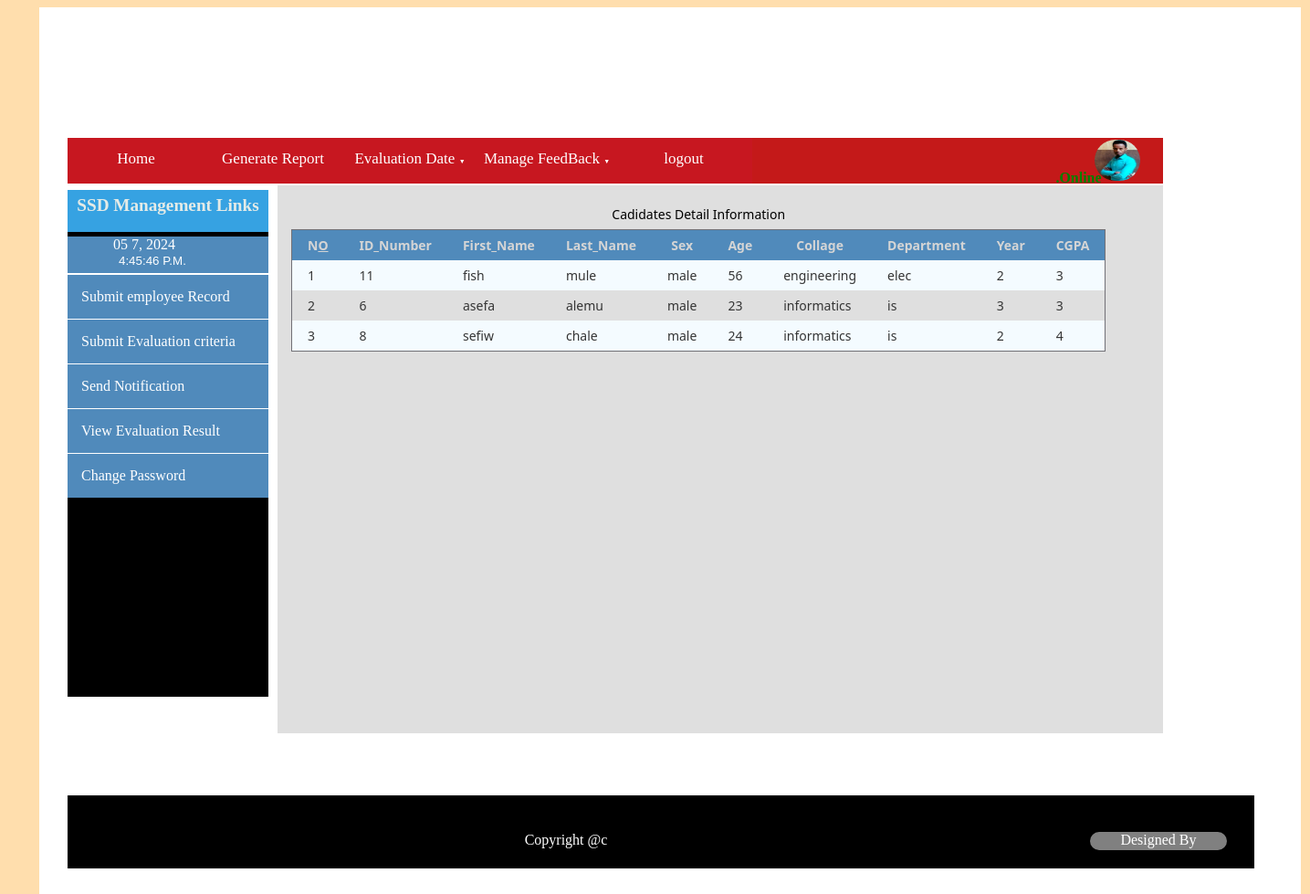
The app's page /ssd/viewcandidate.php (signed in) with its own data.
### tables this page shows
CREATE TABLE IF NOT EXISTS `requesttable` (
  `Student_ID` varchar(30) NOT NULL,
  `fname` varchar(15) NOT NULL,
  `lname` varchar(15) NOT NULL,
  `sex` varchar(10) NOT NULL,
  `age` int(11) NOT NULL,
  `collage` varchar(30) NOT NULL,
  `department` varchar(30) NOT NULL,
  `year` varchar(10) NOT NULL,
  `cgpa` float NOT NULL,
  `username` varchar(30) NOT NULL,
  `password` longtext NOT NULL,
  `requesttype` varchar(20) NOT NULL,
  `votestatus` varchar(20) NOT NULL,
  `photo` longtext NOT NULL,
  `approved` varchar(20) NOT NULL,
  `date` datetime NOT NULL,
  PRIMARY KEY (`Student_ID`)
);

### ssd/viewcandidate.php (the view, shortened to what this page needs)
<?php
if(isset($_SESSION['username'])&&isset($_SESSION['password']))
	{
?>
<html>
<link  href="../css/allcss.css" rel="stylesheet" type="text/css"/>
<head>
</head>
<body style="background-color: #FFDEAD">
<div id="container">
		<div id="header">
		</div>
		<div id="menu">
		<?php
include("../ssd/ssdmenu.php");
		?>
	</div>
				<div id="leftside">
					<div id="applyside">
						<?php
							include("../ssd/ssdsidemenu.php");
					   ?>
					</div>
				</div>
				<div id="content">
		<?php
$result=mysql_query("select * from requesttable WHERE requesttype='Candidate'");
if(mysql_num_rows($result)>0)
{
	?>
	<table class="data-table" style="margin-left: 15px;margin-right: 15px;margin-top: 15px;">
		<caption class="title">Cadidates Detail Information</caption>
		<thead style="height: 20px;">
			<tr>
			    <th>N<u>O</u></th>
				<th>ID_Number</th>
				<th>First_Name</th>
				<th>Last_Name</th>
				<th>Sex</th>
				<th>Age</th>
				<th>Collage</th>
				<th>Department</th>
				<th>Year</th>
				<th>CGPA</th>
			</tr>
		</thead>
		<?php
		$nuber=1;
		while($row=mysql_fetch_array($result))
				{
					echo '<tr>
					<td>'.$nuber.'</td>
					<td>'.$row['Student_ID'].'</td>
					<td>'.$row['fname'].'</td>
					<td>'.$row['lname'].'</td>
					<td>'.$row['sex'].'</td>
					<td>'.$row['age'].'</td>
					<td>'.$row['collage'].'</td>
					<td>'.$row['department'].'</td>
					<td>'.$row['year'].'</td>
					<td>'.$row['cgpa'].'</td>
				</tr>';
				$nuber++;
		}
		?>
	</table>
	<?php
	}
	else
	print "<font color=red><b>No New Student Data is found</b></font>";
	?>
		    </div>
		<div id="footer">
			<?php
			include("../footer.php");
			?>
	</div>
	<?php
	}
	else
	{
		header("location:../index.php");
	}?>
	</div>
</body>
</html>

### css/allcss.css (style rules this page uses)
body { background-size: cover; background-color: #fff; }
#header { height: 110px; width: 1200px; border: 5px; }
#container { padding-bottom: 30px; padding-top: 30px; padding-left: 30px; margin-left: 35px; height: auto; width: 1350px; background-color: #fff; border:1px Solid #ffffff; display:block; margin-bottom: -10px; }
#leftside { background-color: #000000; width: 220px; height: 550px; float: left; margin-top: 10px; }
#content { background-color: #443f3f; width: 970px; height: 600px; margin-left: 230px; margin-top: 7px; overflow-x: hidden; overflow-y: hidden; }
#footer { margin-top: 68px; width: 1300px; height: 80px; background-color:black; }
#menu { margin-top: 1px; height: 50px; width: 1200px; text-align: center; margin: 2px auto; BACKGROUND-COLOR:#c41919 ; float: left; line-height: 45px; }

### ssd/viewcandidate.php (style rules this page uses)
#content { background-color: #dfdfdf; width: 970px; height: 600px; margin-left: 230px; margin-top: 7px; overflow-x: scroll; overflow-y: scroll; }
table { border: 1px solid #717076; margin: auto; font-family: "Lucida Sans Unicode", "Lucida Grande", "Segoe Ui"; font-size: 12px; }
table td { transition: all .5s; }
.data-table { border-collapse: collapse; font-size: 14px; min-width: 537px; }
.data-table th, .data-table td { border: 1px solid #e1edff; padding: 7px 17px; }
.data-table caption { margin: 7px; }
.data-table thead th { background-color: #508abb; color: #d5d5d5; border-color: #6ea1cc !important; text-transform: capitalize; border: none; }
.data-table tbody td { color: #353535; width: auto; border: none; }
.data-table tbody td:first-child, .data-table tbody td:nth-child(4), .data-table tbody td:last-child { text-align: left; border: none; }
.data-table tbody tr:nth-child(odd) td { background-color: #f4fbff; border: none; }

### records on screen
requesttable: Student_ID "11", fname "fish", lname "mule", sex "male", age "56", collage "engineering", department "elec", year "2", cgpa "3"
requesttable: Student_ID "6", fname "asefa", lname "alemu", sex "male", age "23", collage "informatics", department "is", year "3", cgpa "3"
requesttable: Student_ID "8", fname "sefiw", lname "chale", sex "male", age "24", collage "informatics", department "is", year "2", cgpa "4"
